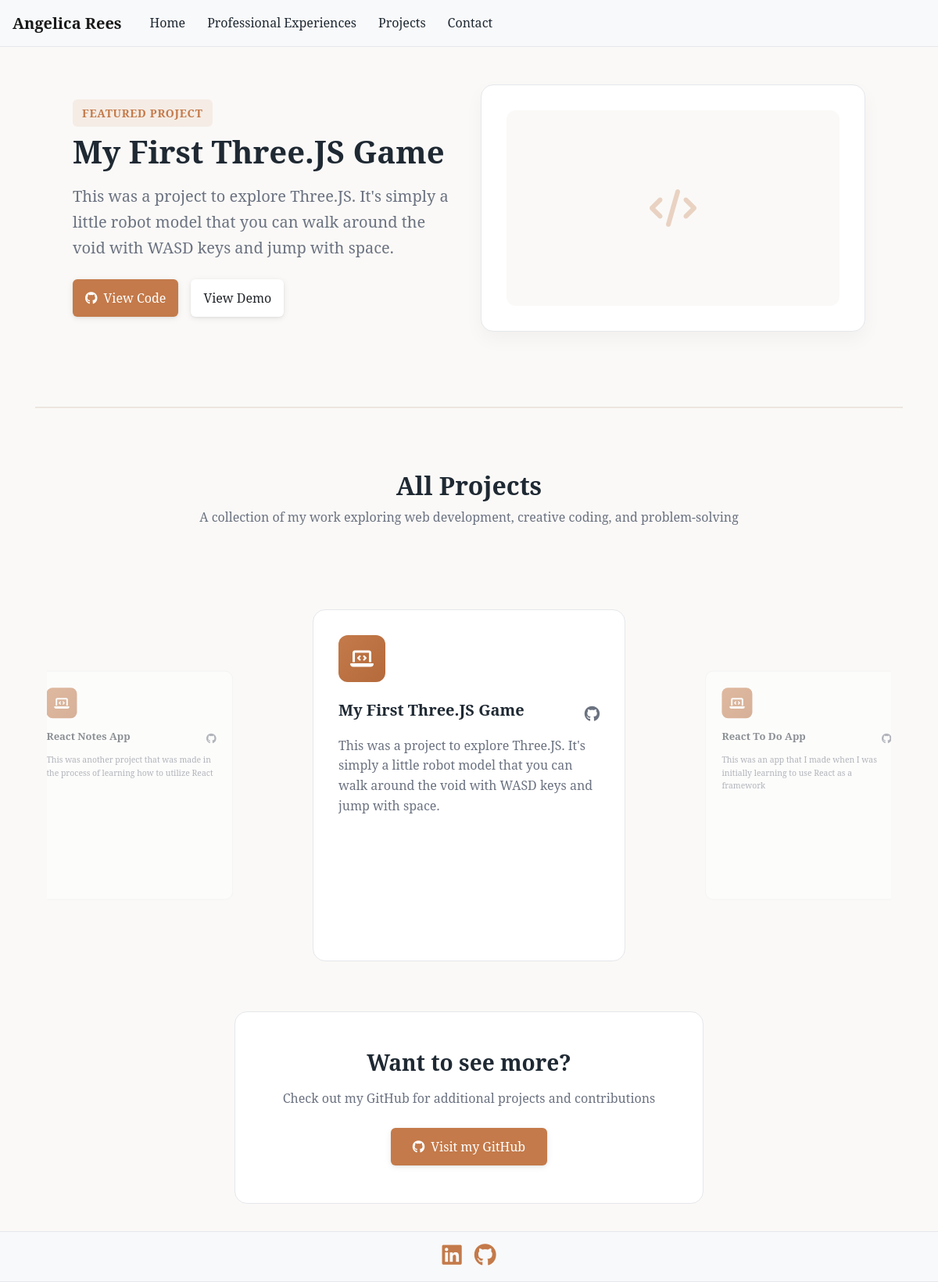
The app's page /projects/, older data.
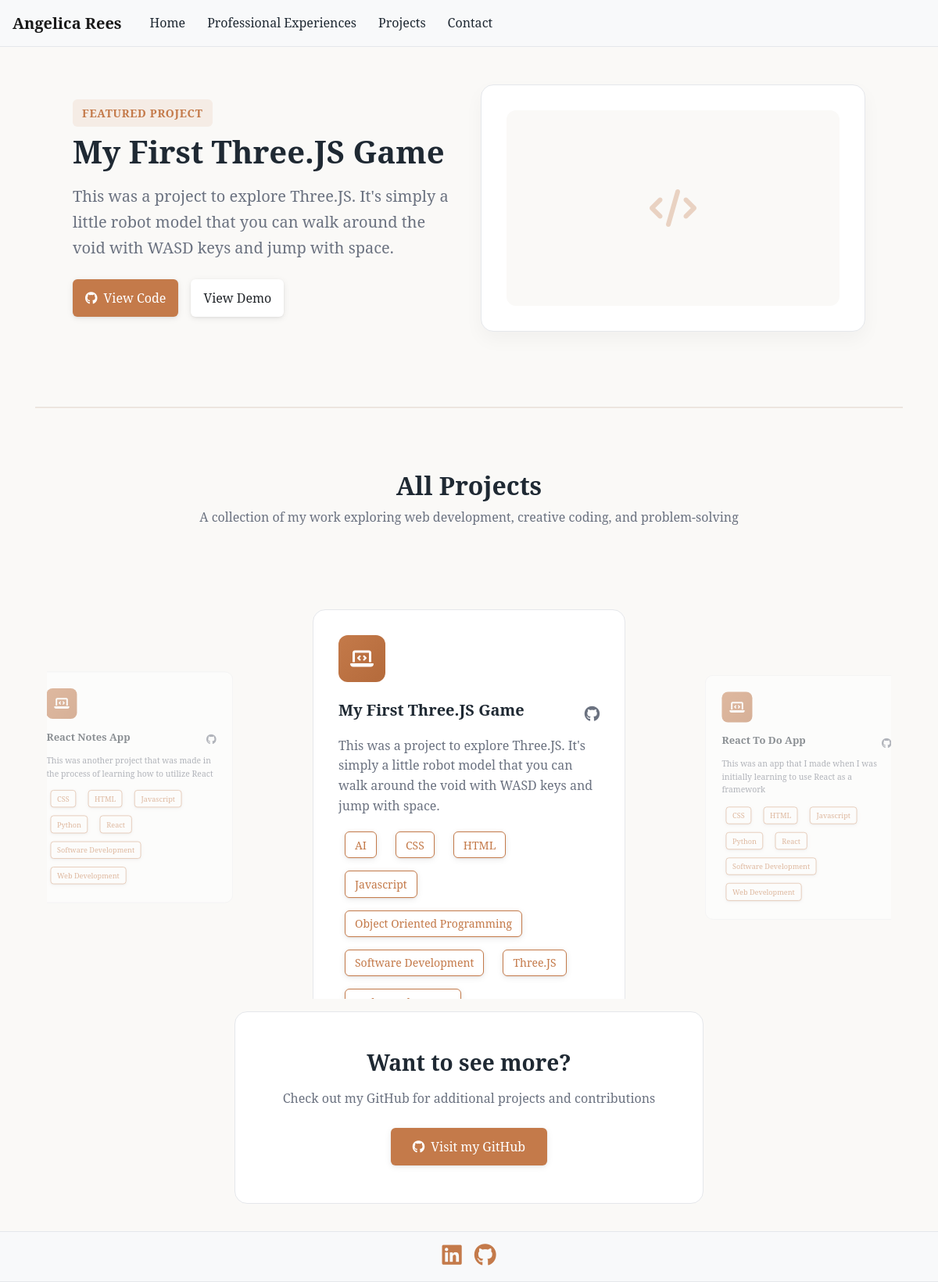
The same page, newer data.
### core/models.py (models this page shows, shortened)
class Project(models.Model):
    title = models.CharField(max_length=100)
    description = models.TextField()
    github_link = models.URLField(blank=True, null=True)

class SkillItem(models.Model):
    title = models.CharField()
    jobs = models.ManyToManyField(
        Job,
        related_name="skills",
        blank=True
    )
    projects = models.ManyToManyField(
        Project,
        related_name="skills",
        blank=True,
    )
    id = models.UUIDField(default=uuid.uuid4, unique=True, primary_key=True)

### core/views.py (the view)
# urls.py: path("projects/", views.projects, name="projects"),
def projects(request):
    projects = Project.objects.all()
    return render(request, "projects.html", {"projects": projects})

### core/templates/projects.html (shortened to what this page needs)
{% extends "base.html" %}
{% block content %}
{% load static %}
<div class="row align-items-center py-5 px-lg-5">
    <div class="col-md-6">
        <span class="badge-accent mb-2">Featured Project</span>
        <h1 class="mb-3">{{ projects.0.title }}</h1>
        <p class="lead text-muted mb-4">
            {{ projects.0.description }}
        </p>
        <div class="d-flex" style="gap: 1rem;">
            <a href="{{ projects.0.github_link }}" target="_blank" class="btn btn-primary px-3">
                <i class="fab fa-github mr-2"></i>View Code
            </a>
            <a href="#" class="btn px-3">View Demo</a>
        </div>
    </div>
    <div class="col-md-6">
        <div class="project-preview-card">
            <div class="project-preview-placeholder">
                <i class="fas fa-code fa-3x" style="color: var(--accent); opacity: 0.3;"></i>
            </div>
        </div>
    </div>
</div>
<hr class="soft-divider">
<div class="container-fluid py-3">
    <div class="row py-3 mb-4 text-center">
        <div class="col">
            <h2>All Projects</h2>
            <p class="text-muted">A collection of my work exploring web development, creative coding, and
                problem-solving</p>
        </div>
    </div>
    <div class="carousel-container py-5">
        <div class="carousel-track" id="carouselTrack">
            {% for project in projects %}
            <div class="carousel-card">
                <div class="project-card-alt">
                    <div class="project-icon-wrapper">
                        <div class="project-icon">
                            <i class="fas fa-laptop-code"></i>
                        </div>
                    </div>
                    <div class="project-content">
                        <div class="d-flex justify-content-between align-items-start mb-2">
                            <h4 class="project-title mb-0">{{ project.title }}</h4>
                            {% if project.github_link %}
                            <a href="{{ project.github_link }}" target="_blank" class="github-icon-link">
                                <i class="fab fa-github"></i>
                            </a>
                            {% endif %}
                        </div>
                        <p class="project-description">
                            {{ project.description }}
                        </p>
                        <div class="project-tags mt-3">
                            {% for skill in project.skills.all|dictsort:"title" %}
                            <button class="tech-pill tag-pill btn btn-sm" type="button"
                                data-tag="{{ skill.title|slugify }}">
                                {{ skill.title }}
                            </button>
                            {% endfor %}
                        </div>
                    </div>
                </div>
            </div>
            {% endfor %}
        </div>
    </div>
</div>
<div class="row text-center">
    <div class="col">
        <div class="cta-section">
            <h3 class="mb-3">Want to see more?</h3>
            <p class="text-muted mb-4">Check out my GitHub for additional projects and contributions</p>
            <a href="https://github.com/Angelica-Rees" target="_blank" class="btn btn-primary">
                <i class="fab fa-github mr-2"></i>Visit my GitHub
            </a>
        </div>
    </div>
</div>
{% endblock %}

### core/templates/base.html (shortened to what this page needs)
{% load static %}
<!DOCTYPE html>
<html lang="en">
<head>
  <link rel="stylesheet" href="https://stackpath.bootstrapcdn.com/bootstrap/4.3.1/css/bootstrap.min.css"
    rel="stylesheet" />
  <link rel="stylesheet" href="https://cdnjs.cloudflare.com/ajax/libs/font-awesome/6.4.0/css/all.min.css">
  <link rel="stylesheet" href="{% static 'styles.css' %}">
</head>
<body style="min-height: 400px; margin-bottom: 100px;">
  <nav class="navbar navbar-expand-lg navbar-light bg-light">
    <a class="navbar-brand" href="{% url 'home' %}">Angelica Rees</a>
    <div class="collapse navbar-collapse" id="navbarNav">
      <ul class="navbar-nav">
        <li class="nav-item active">
          <a class="nav-link" href="{% url 'home' %}">Home</a>
        </li>
        <li class="nav-item">
          <a class="nav-link" href="{% url 'jobs' %}">Professional Experiences</a>
        </li>
        <li class="nav-item">
          <a class="nav-link" href="{% url 'projects' %}">Projects</a>
        </li>
        <li class="nav-item">
          <a class="nav-link" href="{% url 'contact' %}">Contact</a>
        </li>
      </ul>
    </div>
  </nav>
  <div class="container">{% block content %} {% endblock %}</div>
  <footer class="navbar navbar-expand-sm bg-light justify-content-center fixed-bottom">
    <a href="https://www.linkedin.com/in/angelica-rees/" target="_blank" class="align-middle p-2">
      <i class="fab fa-linkedin fa-2x"></i>
    </a>
    <a href="https://github.com/Angelica-Rees" target="_blank" class="align-middle p-2">
      <i class="fab fa-github fa-2x"></i>
    </a>
  </footer>
</body>
</html>

### core/static/styles.css (style rules this page uses)
* { font-family: "Georgia","serif" }
:root { --bg-main: #faf9f7; --bg-card: #ffffff; --text-main: #1f2933; --text-muted: #6b7280; --accent: #c47a4a; --accent-hover: #b46a3b; --border-soft: #e5e7eb; --border-accent: #e5d4c7; }
body { background-color: var(--bg-main); color: var(--text-main); line-height: 1.65; }
a { color: var(--accent); text-decoration: none; }
li::marker { color: var(--accent); }
h1, h2, h3, h4, h5 { font-weight: 600; color: var(--text-main); }
p { color: var(--text-main); }
.text-muted { color: var(--text-muted) !important; }
.navbar { background-color: var(--bg-main); border-bottom: 1px solid var(--border-soft); }
.navbar-brand { font-weight: 600; }
.nav-link { color: var(--text-main) !important; margin-left: 0.75rem; }
.btn { background-color: var(--bg-card); border: none; border-radius: 0.375rem; font-weight: 500; padding: 12px 28px; box-shadow: 0 2px 8px rgba(0, 0, 0, 0.08), 0 1px 3px rgba(0, 0, 0, 0.06); transition: transform 0.2s ease, box-shadow 0.2s ease; }
.btn-primary { background-color: var(--accent); border-color: var(--accent); color: #ffffff; }
footer { border-top: 1px solid var(--border-soft); padding: 2rem 0; color: var(--text-muted); font-size: 0.9rem; }
.soft-divider { height: 1px; background-color: var(--border-accent); margin: 3rem 0; opacity: 0.4; }
.tag-pill { display: inline-flex; align-items: center; justify-content: center; padding: 0.35rem 0.75rem; margin: 0.25rem 0.5rem; border-radius: 0.375rem; font-weight: 500; font-size: 0.875rem; border: 1px solid var(--accent); color: var(--accent); background-color: #ffffff; cursor: pointer; transition: transform 0.2s ease-in-out; flex-shrink: 0; white-space: nowrap; }
.badge-accent { display: inline-block; padding: 0.35rem 0.75rem; background-color: rgba(196, 122, 74, 0.1); color: var(--accent); border-radius: 0.375rem; font-size: 0.875rem; font-weight: 600; text-transform: uppercase; letter-spacing: 0.05em; }
.project-preview-card { background: var(--bg-card); border-radius: 16px; padding: 2rem; box-shadow: 0 10px 25px rgba(0, 0, 0, 0.04); border: 1px solid var(--border-soft); min-height: 300px; }
.project-preview-placeholder { display: flex; align-items: center; justify-content: center; min-height: 250px; background: var(--bg-main); border-radius: 12px; }
.project-card-alt { position: relative; background: var(--bg-card); border-radius: 16px; padding: 2rem; border: 1px solid var(--border-soft); transition: all 0.3s ease; overflow: hidden; height: auto; min-height: 400px; display: flex; flex-direction: column; }
.project-icon-wrapper { margin-bottom: 1.5rem; }
.project-icon { width: 60px; height: 60px; background: linear-gradient(135deg, var(--accent) 0%, var(--accent-hover) 100%); border-radius: 12px; display: flex; align-items: center; justify-content: center; color: white; font-size: 1.5rem; }
.project-content { flex: 1; }
.project-title { color: var(--text-main); font-weight: 600; font-size: 1.25rem; }
.project-description { color: var(--text-muted); line-height: 1.6; margin-top: 0.75rem; }
.github-icon-link { color: var(--text-muted); font-size: 1.25rem; transition: color 0.2s ease; }
.project-tags { display: flex; flex-wrap: wrap; gap: 0.5rem; }
.cta-section { max-width: 600px; margin: 0 auto; padding: 3rem 2rem; background: var(--bg-card); border-radius: 16px; border: 1px solid var(--border-soft); }
.carousel-container { overflow: hidden; width: 100%; position: relative; }
.carousel-track { position: relative; min-height: 450px; padding: 3rem 0 1rem 0; }
.carousel-card { position: absolute; width: 400px; max-width: 400px; left: 0; top: 0; transition: transform 0.6s cubic-bezier(0.4, 0, 0.2, 1), opacity 0.3s ease, z-index 0s; transform-origin: center center; }
.carousel-card.side { cursor: pointer; }
.carousel-card .project-card-alt { width: 100%; height: auto; min-height: 450px; }

Row changes from the older to the newer data that the page shows:
added SkillItem: title "AI", shown under Project "My First Three.JS Game"
added SkillItem: title "CSS"
added SkillItem: title "HTML"
added SkillItem: title "Javascript"
added SkillItem: title "Object Oriented Programming", shown under Project "My First Three.JS Game"
added SkillItem: title "Software Development"
added SkillItem: title "Three.JS", shown under Project "My First Three.JS Game"
added SkillItem: title "Python"
added SkillItem: title "React"
added SkillItem: title "Web Development"
